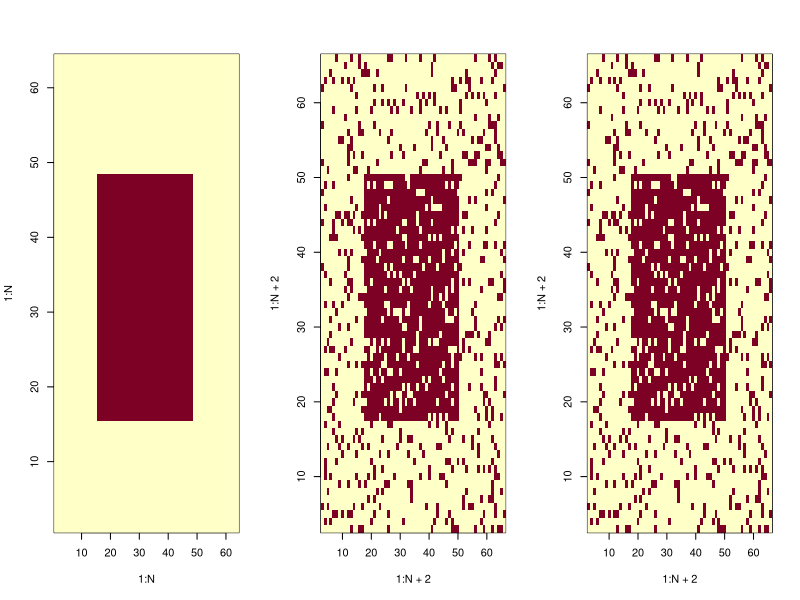
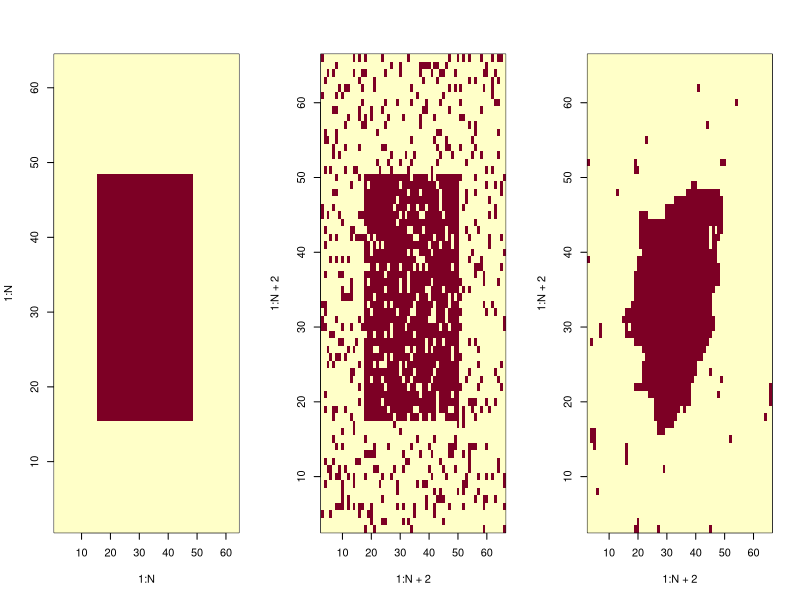
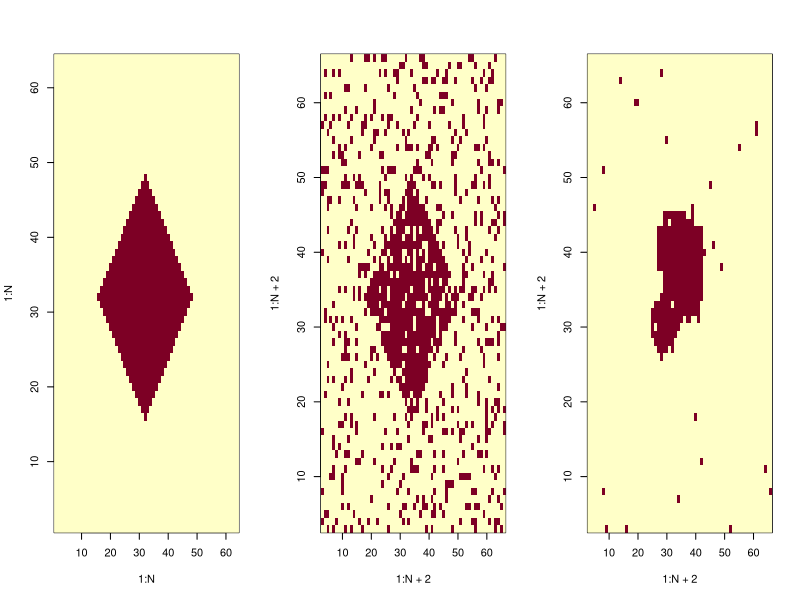
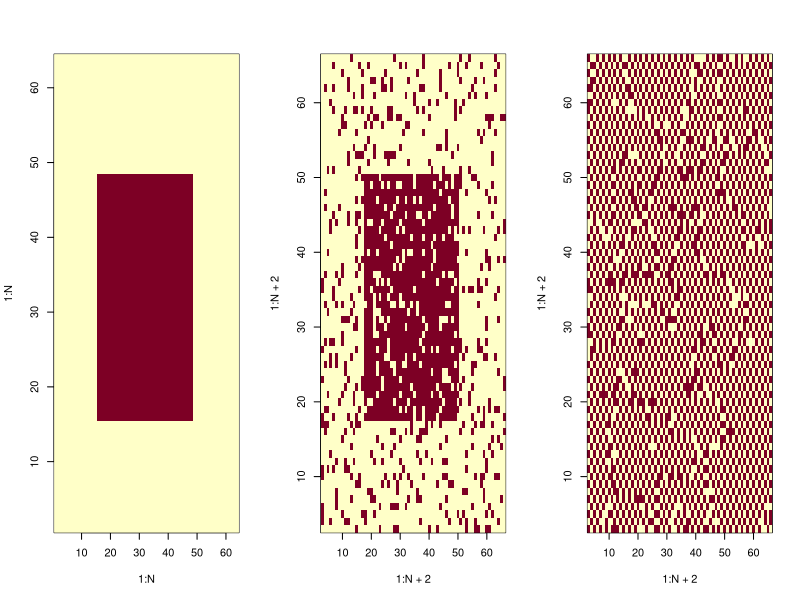
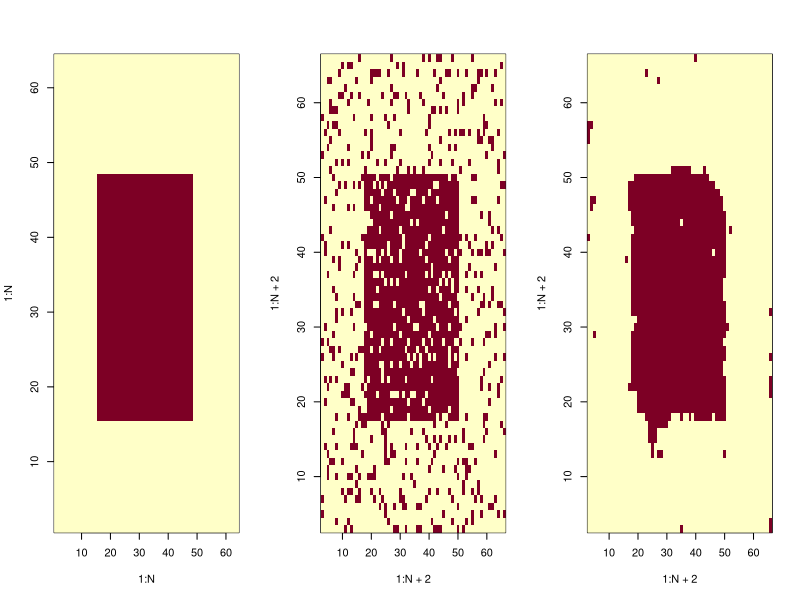
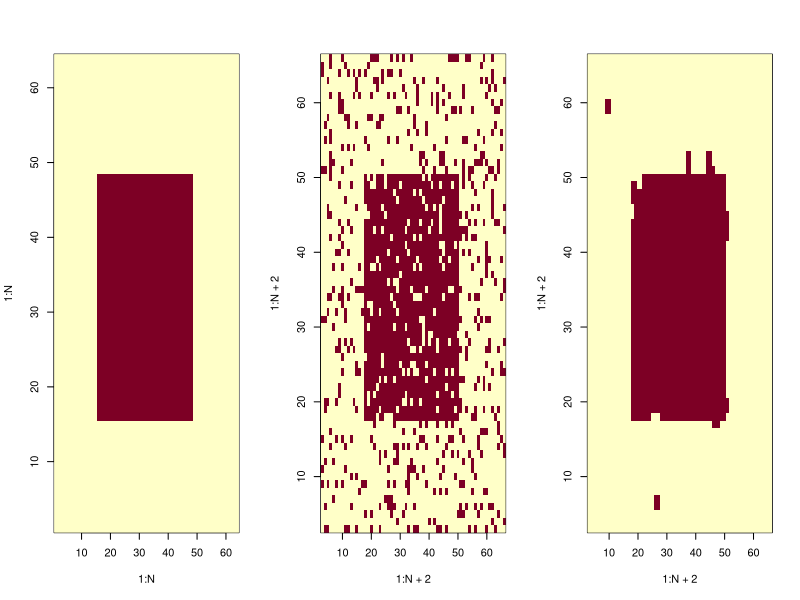
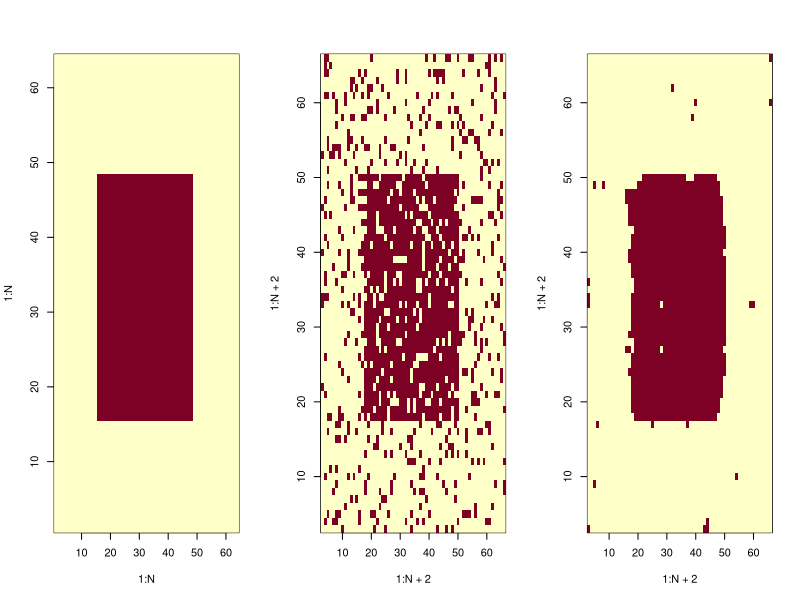
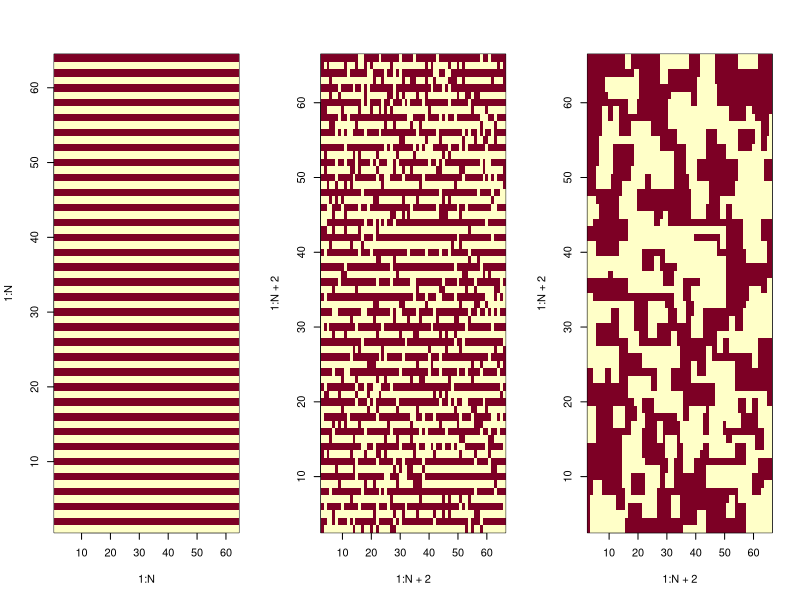

Write R code to recreate these figures, in order.
## ---- chunk 1
library(stats)
library(survival)
library(ggplot2)
## ---- chunk 2
bruiteur=function(image, br, p){
  #fonction qui revoit l'image donnée en argument par la même image mais bruitée par la méthode demandée "br"
  imgBr <- image
  N <- dim(image)[1]
  bruit <- 0
  p <- 0.15
  #----binomiale----
  if(br== "rbinom"){bruit <- matrix(2*rbinom(N^2,1,1-p)-1,nrow=N,ncol=N)}
  
  #----poisson----      #futurs bruitages différents possibles
  #----normale----
  
  imgBr <- image*bruit
  return(imgBr)
}#func

#================================================================================================================

imageGenerator=function(forme, N){
  #fonction permettant de générer une matrice-image de forme choisie, et de taille N*N
  
  img <- matrix(-1, nrow= N, ncol= N)
  
  #----rectangle----
  if(forme== "rectangle"){
    img[(N/4):(N*3/4),(N/4):(N*3/4)] <- 1}
  
  #----losange----
  if(forme== "losange"){
    for (i in 1:N){
      for (j in 1:N){
        img[i,j]=-1+2*(abs(i-j)<=N/4)*(abs(i+j-N)<=N/4)  
      }}#for#for
  }#if
  
  #----bandes horizontales----
  if(forme=="bande"){
    for (j in 1:(N/2)){ img[,2*j]=rep(1,N) }
  }#if
  
  #----bandes verticales----
  if(forme=="bandeV"){
    for (i in 1:(N/2)){ img[2*i,]=rep(1,N) }
  }#if
  
  return(img)
}#func

#================================================================================================================

correspondance=function(img0, img1, N){
  #fonction qui renvoit le pourcentage de correspondance entre deux images de mêmes tailles.
	
	nok <- 0 #nombre de pixels divergents
	
	for (i in (1:N)){
		for (j in (1:N)){
			if(img0[i,j] != img1[i,j]){nok <- nok+1}
		}#for
	}#for
	correspondance <- ((N^2)-nok)/(N^2)*100
	return(correspondance)
}#func
## ---- chunk 3
gibbsIsing = function(forme, N, p, B, beta, alpha, n){
  # fonction qui réalise l'échantilloneur de Gibbs, sur le modèle d'Ising, avec une image img1 bruitée à partir de img0, afin de restaurer cette image.
  
  #----création de l'image parfaite img0----
  img0 = imageGenerator(forme, N)
  #----création de l'image bruitée, avec ajout d'une bordure.
	img1 = matrix(0, nrow=N+2, ncol=N+2)
	img1[2:(N+1),2:(N+1)] = bruiteur(img0, "rbinom", p) 
	img2 = img1 #image tampon
  img3 = img1 #mémoire du bruit initiale
  
  for(k in 1:n){ #n parcours de pixels
    #----choix d'un site au hasard---
    i <- 1+ceiling(N*runif(1)) # indice entre 2 et N+1 pour éviter le contour
    j <- 1+ceiling(N*runif(1))
    
    #----changement de valeur au site choisi sur img2 (1 ou -1) pour représenter E en entier avec img1 et img2 (cas d'une image en noir et blanc)----
    img2[i,j] = -img1[i,j]
    
    #----voisinage----
    v = img1[i+1,j] + img1[i-1,j] + img1[i,j+1] + img1[i,j-1]
    
    #----potentiels (modele d'ising)----
    U1 = -B*img1[i,j]-img1[i,j]*(beta*v + alpha*img3[i,j])
    U2 = -B*img2[i,j]-img2[i,j]*(beta*v + alpha*img3[i,j])
    
    #----calcule de la proba conditionnelle locale----
    P <- exp(-U2)/(exp(-U1)+exp(-U2))
    
    if(runif(1)<= P){img1[i,j]= img2[i,j]}#on change la valeur du pixel
    else{img2[i,j] <- img1[i,j]} #on garde la valeur du pixel
  }#for
  
  #----affichage----
  par(mfrow=c(1,3))
  
  img3 <- img3[2:(N+1),2:(N+1)] #on retire les contours
	img1 <- img1[2:(N+1),2:(N+1)]
  
	image(1:N,1:N,img0)#image initiale
	image(1:N+2,1:N+2,img3)#image bruitée
	image(1:N+2,1:N+2,img1)#image restaurée
}
## ---- chunk 4
metropolisIsing=function(forme, N, p, B, beta, alpha, n){
	#fonction qui réalise l'algorithme de Metropolis sur une image bruitée img1 (à partir de img0), pour restaurer cette image.
	
	#----création de l'image parfaite img0----
	img0 = imageGenerator(forme, N)
	
	#----création d'une image auxiliaire img1, avec bord plus long et bruitage----
	img1 = matrix(0, nrow=N+2, ncol=N+2)
	img1[2:(N+1),2:(N+1)] = bruiteur(img0, "rbinom", p)
	img2 = img1 #image tampon
	img3 = img1 #mémoire du bruit initiale

	for(k in 1:n){ #n visites de pixels
	
		#----choix d'un pixel au hasard----
		i <- 1+ceiling(N*runif(1)) # indice entre 2 et N+1
		j <- 1+ceiling(N*runif(1))
		
		#----tirage nouvelle valeure candidate----
		img2[i,j] = -img1[i,j]
	
		#----voisinage----
		v = img1[i+1,j] + img1[i-1,j] + img1[i,j+1] + img1[i,j-1]
	
		#----potentiels----
		U1 = -B*img1[i,j]-img1[i,j]*(beta*v + alpha*img3[i,j])#potentiel actuel
		U2 = -B*img2[i,j]-img2[i,j]*(beta*v + alpha*img3[i,j])#potentiel candidat
	
		#----proba conditionnelle locale----
		dU = U2-U1
		p <- exp(-dU)
		
		if(runif(1)<=p){img1[i,j]= -img1[i,j]}#on change la valeur du pixel
		else{img2[i,j] <- img1[i,j]} #on garde la valeur du pixel
	}#for
	
	#----affichage----
	img3 <- img3[2:(N+1),2:(N+1)] #on retire le contour
	img1 <- img1[2:(N+1),2:(N+1)]
	
	par(mfrow=c(1,3))
	image(1:N,1:N,img0)#image initiale
	image(1:N+2,1:N+2,img3)#image bruitée
	image(1:N+2,1:N+2,img1)#image restaurée
	return(c("pourcentage de restauration par metropolisIsing", correspondance(img0,img1,N)))
  
}#func
## ---- chunk 5
metropolisIsing("rectangle", 64, 0.25, 0, 0.66, 5, 10^5)
## ---- chunk 6
metropolisIsing("rectangle", 64, 0.25, 0, 0.66, 0, 5*10^5)
metropolisIsing("losange", 64, 0.25, 0, 0.66, 0, 5*10^5)
## ---- chunk 7
metropolisIsing("rectangle", 64, 0.25, 0, -0.66, 0.33, 10^5)
## ---- chunk 8
metropolisIsing("rectangle", 64, 0.25, 0, 0.66, 0.33, 10^5)
## ---- chunk 9
recuitSimule=function(forme, N, p, B, beta, alpha, n){
	#fonction qui réalise l'algorithme de recuit simulé, pour restaurer img1
	
	#----création de l'image parfaite img0----
	img0 = imageGenerator(forme, N)
	
	#----création d'une image auxiliaire img1, avec bordure et bruit----
	img1 = matrix(0, nrow=N+2, ncol=N+2)
	img1[2:(N+1),2:(N+1)] = bruiteur(img0, "rbinom", p)
	img2 = img1 #image tampon
	img3 = img1 #mémoire du bruit initiale

	for(k in 1:n){ #n visites de pixels
	  
	  T <- 1/log(k+1) #T tend lentement vers 0
	  
		#----choix d'un pixel au hasard----
		i <- 1+ceiling(N*runif(1)) # indice entre 2 et N+1
		j <- 1+ceiling(N*runif(1))
		
		#----tirage nouvelle valeure candidate----
		img2[i,j] = -img1[i,j]
	
		#----voisinage----
		v = img1[i+1,j] + img1[i-1,j] + img1[i,j+1] + img1[i,j-1]
	
		#----potentiels----
		U1 = -B*img1[i,j]-img1[i,j]*(beta*v + alpha*img3[i,j])#potentiel actuel
		U2 = -B*img2[i,j]-img2[i,j]*(beta*v + alpha*img3[i,j])#potentiel candidat
	
		#----probabilité conditionnelle locale, "recuite" à chaque itération----
		dU = U2-U1
		p <- exp(-dU/T)
		
		if(runif(1)<=p){img1[i,j]= -img1[i,j]}#changement
		else{img2[i,j] <- img1[i,j]} #inchangé
	}#for
	
	#----affichage----
	img3 <- img3[2:(N+1),2:(N+1)] #retire le contour
	img1 <- img1[2:(N+1),2:(N+1)]
	
	par(mfrow=c(1,3))
	image(1:N,1:N,img0)#image initiale
	image(1:N+2,1:N+2,img3)#image  bruitée
	image(1:N+2,1:N+2,img1)#image restaurée
	return(c("pourcentage de restauration par recuitSimule", correspondance(img0,img1,N)))
  
}#func
## ---- chunk 10
recuitSimule("rectangle", 64, 0.25, 0, 0.66, 0.33, 5*10^4)
metropolisIsing("rectangle", 64, 0.25, 0, 0.66, 0.33, 5*10^4)
## ---- chunk 11
recuitSimule("bande", 64, 0.25, 0, 0.66, 0.33, 5*10^4)
## ---- chunk 12
recuitSimule("bande", 64, 0.25, 0, -0.66, 0.33, 5*10^4)
## ---- chunk 13
restorStripe=function(forme, N, p, B, beta, alpha, n){
  #fonction de recuit simulé modifiée pour restaurer une image en bandes horizontales noir et blanche alternées, grâce à une 
  #disjonction de cas entre l'horizontale et la verticale pour les calculs de potentiel.
  
  energiehv=function(img){
    #fonction qui renvoie, dans un tuple, les sommes des doubles produits sur les lignes, et sur les colonnes. Le résultats sert 
    #au calcul des betah et betav
    eligne=0
    ecolonne=0
    for (i in 1:N) {for (j in 1:(N-1)){eligne=eligne+img[i,j]*img[i,j+1]}}  #somme des doubles produits de ligne
    for (j in 1:N) {for (i in 1:(N-1)){ecolonne=ecolonne+img[i,j]*img[i+1,j]}}  #somme des doubles produits de colonne
    return(c(eligne,ecolonne))
  }#func
  
  
  #----img0, initiale----
  img0 = imageGenerator(forme, N)
  
  #----img1, avec bordure et bruit----
  img1 = matrix(0, nrow=N+2, ncol=N+2)
  img1[2:(N+1),2:(N+1)] = bruiteur(img0, "rbinom", p)
  img2 = img1 #tampon
  img3 = img1 #bruit initiale
  
  #----calcul des deux beta, horizontale et verticale----
  betah=2*energiehv(img1)[2]/(abs(energiehv(img1)[1])+abs(energiehv(img1)[2]))
  betav=2*energiehv(img1)[1]/(abs(energiehv(img1)[1])+abs(energiehv(img1)[2]))

	for(k in 1:n){ #n visites de pixels
	  
	  T <- 1/log(n)
	  
		#----choix d'un pixel au hasard----
		i <- 1+ceiling(N*runif(1))
		j <- 1+ceiling(N*runif(1))
		
		#----tirage nouvelle valeure candidate----
		img2[i,j] = -img1[i,j]
	
    #----calcule du voisinage séparément entre horizontale (Vh) et verticale (Vv)
    Vh <- img1[i-1,j]+img1[i+1,j]
    Vv <- img1[i,j-1]+img1[i,j+1]
	
		#----potentiels----
		U1 = -B*img1[i,j]-img1[i,j]*(betah*Vh + betav*Vv + alpha*img3[i,j])#potentiel actuel
		U2 = -B*img2[i,j]-img2[i,j]*(betah*Vh + betav*Vv + alpha*img3[i,j])#potentiel candidat
	
		#----test----
		dU = U2-U1
		p <- exp(-dU/T)
		
		if(runif(1)<=p){img1[i,j]= -img1[i,j]}#changé
		else{img2[i,j] <- img1[i,j]} #inchangé
	}#for
  
  
  #----affichage----
  img3 <- img3[2:(N+1),2:(N+1)] 
  img1 <- img1[2:(N+1),2:(N+1)]
  par(mfrow=c(1,3))
  image(1:N,1:N,img0)#image initiale
  image(1:N+2,1:N+2,img3)#image bruitée
  image(1:N+2,1:N+2,img1)#image restaurée
  
  return(c("pourcentage de restauration par restorStripe",correspondance(img0,img1,N),"betah",betah,"betav",betav))
  
}#func
## ---- chunk 14
restorStripe("bande",64,0.25,0,0.66,0.33,5*10^4)
## ---- chunk 15
restorStripe("bandeV",64,0.25,0,0.66,0.33,5*10^4)
## ---- chunk 16
restorStripe("rectangle",64,0.25,0,0.66,0.33,5*10^4)
restorStripe("losange",64,0.25,0,0.66,0.33,5*10^4)
## ---- chunk 17

Vstar=function(img, N, i, j, L){
  #fonction qui calcule le voisinage du pixel (i,j), selon le modèle de voisinage en étoile variable.
  
  vbranch=function(img, N, is, js, iv, jv, L){
	  #L détermine la longueur maximale d'une branche
	  #(iv, jv) appartient à [(0,1),(0,-1),(1,0),(-1,0)], c'est ce qui donne le sens de la branche à partir de s

	  v = c() #branche finale
	  vl = c() #branche brute
	  if(is<1 | is>N | js<1 | js>N){return("les coordonnées données sont en dehors de l'image")}

	  #----récupération des L sites de la branche potentielles sans condition----
	  for(k in(1:L)){
		  i <- is+k*iv
		  j <- js+k*jv
		  if(i>=1 && i<=N){ if(j>=1 && j<=N){ #teste si les coordonnées du candidat sont dans l'image
			  vl <- c(vl,img[i,j])
		  }}#if&if
	  }#for
	  if(is.null(vl[1])){return(0)} #si on est sur le bord
	
	  #----épuration selon la condition de valeur de site----
	  lead <- vl[1] #base de la branche, à côté du site
	  for(k in 1:length(vl)){ #parcours les L sites
		  if(vl[k]==lead){ v <- c(v,vl[k]) }#condition pour faire partie de la branche.
	  }#for
	
	  return(length(v)*lead) #"poid" de la branche. length(v) fait office de facteur, comme beta classiquement
  }#func
  
  #somme des quatre branches
	s <- 0
	s <- s + vbranch(img, N, i, j, -1, 0, L)
	s <- s + vbranch(img, N, i, j, 1, 0, L)
	s <- s + vbranch(img, N, i, j, 0, -1, L)
	s <- s + vbranch(img, N, i, j, 0, 1, L)
	return(s)
}#func
## ---- chunk 18
recuitSimule_Vstar=function(forme, N, p, B, beta, alpha, n, L){
	#fonction qui réalise l'algorithme de recuit, mais dont le calcul de voisinage se faite selon le modèle en étoile variable.
	
	#----image parfaite img0----
	img0 = imageGenerator(forme, N)
	
	#----image auxiliaire img1, avec bordure et bruitage----
	img1 = matrix(0, nrow=N+2, ncol=N+2)
	img1[2:(N+1),2:(N+1)] = bruiteur(img0, "rbinom", p)
	img2 = img1 #tampon
	img3 = img1 #bruit initiale

	for(k in 1:n){
	  
	  T <- 1/log(k+1)
	  
		#----choix d'un pixel au hasard----
		i <- 1+ceiling(N*runif(1))
		j <- 1+ceiling(N*runif(1))
		
		#----tirage nouvelle valeure candidate----
		img2[i,j] = -img1[i,j]
	
		#----voisinage selon le modèle en étoile----
	  v = Vstar(img1, N+2, i, j, L)
		
		#----potentiels----
		U1 = -B*img1[i,j]-img1[i,j]*(beta*v + alpha*img3[i,j])#potentiel actuel
		U2 = -B*img2[i,j]-img2[i,j]*(beta*v + alpha*img3[i,j])#potentiel candidat
	
		#----test----
		dU = U2-U1
		p <- exp(-dU/T)
		
		if(runif(1)<=p){img1[i,j]= -img1[i,j]}#changé
		else{img2[i,j] <- img1[i,j]} #inchangé
	}#for
	
	#----affichage----
	img3 <- img3[2:(N+1),2:(N+1)] #on retire le contour
	img1 <- img1[2:(N+1),2:(N+1)]
	
	par(mfrow=c(1,3))
	image(1:N,1:N,img0)#image initiale
	image(1:N+2,1:N+2,img3)#image  bruitée
	image(1:N+2,1:N+2,img1)#image restaurée
	
	return(correspondance(img0, img1, N))
  
}#func

## ---- chunk 19
smartStop=function(forme, N, p, B, beta, alpha, S){
	#fonction qui réalise l'algorithme de recuit simulé avec pour condition d'arrêt faire S itérations successives sans changement de valeur.
	
	#----création de l'image parfaite img0----
	img0 = imageGenerator(forme, N)
	
	#----création d'une image auxiliaire img1, avec bord plus long et bruitage----
	img1 = matrix(0, nrow=N+2, ncol=N+2)
	img1[2:(N+1),2:(N+1)] = bruiteur(img0, "rbinom", p)
	img2 = img1 #image tampon
	img3 = img1 #mémoire du bruit initiale
	
  X<-0 #nombre d'itérations consécutives sans changement de spin
  it<-0 #compteur
  
  while(X<=S) { 
	  
    it <- it+1
	  T <- 1/log(it+1) #T tend vers 0
	  
		#----choix d'un pixel au hasard----
		i <- 1+ceiling(N*runif(1)) # indice entre 2 et N+1
		j <- 1+ceiling(N*runif(1))
		
		#----tirage nouvelle valeure candidate----
		img2[i,j] = -img1[i,j]
	
		#----voisinage----
	  v = Vstar(img1, N+2, i, j, 5) # L arbitrairement fixé à 5
		
		#----potentiels----
		U1 = -B*img1[i,j]-img1[i,j]*(beta*v + alpha*img3[i,j])#potentiel actuel
		U2 = -B*img2[i,j]-img2[i,j]*(beta*v + alpha*img3[i,j])#potentiel candidat
	
		#----test----
		dU = U2-U1
		p <- exp(-dU/T)
		
		if(runif(1)<=p){#on change la valeur du pixel
		  img1[i,j]= -img1[i,j]
		  X <- 0} #on a changé un pixel, retour à la case départ
		  
		else{
		  img2[i,j] <- img1[i,j]
		  X <- X+1} #on garde la valeur du pixel
	}#for
	
	#----RETURN----
	img1 <- img1[2:(N+1),2:(N+1)]
	corresp <- correspondance(img0, img1, N)
	return(c(corresp,it)) #(pourcentage de restauration, nombre d'itérations nécessaires)
  
}#func
## ---- chunk 20
disp_smartStop=function(forme, N, p, B, beta, alpha, S, pas){
  
  plage = seq(pas,S,pas) #plage S des tirages successifs sans changement
  l = length(plage)
  corresp = c(1:l) #stock des pourcentages de restauration
  iter = c(1:l) #stock des quantités d'itérations
  
  for( ss in plage){
    result = smartStop(forme, N, p, B, beta, alpha, ss)
    corresp[ss/pas] <- result[1]
    iter[ss/pas] <- result[2]

  }#for
  
  rev <- data.frame(plage_evaluation=plage, correspondance=corresp, nombre_iteration=iter )

  ggplot(data = rev, aes(x="largeur de la plage S",y="nombre d'itération n"))+geom_line()+geom_point() 
    # + geom_smooth()  
  print(rev)
}#func
## ---- chunk 21
disp_smartStop("rectangle", 64, 0.25, 0, 0.66, 0.33, 2000, 200)
## ---- chunk 22
smartStopLight=function(forme, N, p, B, beta, alpha, S, prcm){

	img0 = imageGenerator(forme, N)
	img1 = matrix(0, nrow=N+2, ncol=N+2)
	img1[2:(N+1),2:(N+1)] = bruiteur(img0, "rbinom", p)
	img2 = img1 #image tampon
	img3 = img1 #mémoire du bruit initiale
  X<-0 #nombre d'itérations consécutives sans changement de spin
  Y <- 0 #nombre de changements de spin, remis à 0 dès que Y==m.
  m <- prcm*S #nombre d'erreurs tolérées
  it<-0 #compteur d'itération général
  while(X<=S) { 
    it <- it+1
	  T <- 1/log(it+1) #T tend vers 0
		i <- 1+ceiling(N*runif(1)) # indice entre 2 et N+1
		j <- 1+ceiling(N*runif(1))
		img2[i,j] = -img1[i,j]
	  v = Vstar(img1, N+2, i, j, 5) # L arbitrairement fixé à 5
		U1 = -B*img1[i,j]-img1[i,j]*(beta*v + alpha*img3[i,j])#potentiel actuel
		U2 = -B*img2[i,j]-img2[i,j]*(beta*v + alpha*img3[i,j])#potentiel candidat
		dU = U2-U1
		p <- exp(-dU/T)
		if(runif(1)<=p){#on change la valeur du pixel
		  img1[i,j]= -img1[i,j]
		  Y <- Y+1
		  if(Y==m+1){ #dépassement du cota de changement de valeur m
		    X <- 0
		    Y <- 0}
		  else{X <- X+1}
		}#if 
		else{ #on garde la valeur du pixel
		  img2[i,j] <- img1[i,j]
		  X <- X+1} 
	}#for
	
	#----RETURN----
	img1 <- img1[2:(N+1),2:(N+1)]
	corresp <- correspondance(img0, img1, N)
	return(c(corresp,it)) #(pourcentage de restauration, nombre d'itérations nécessaires)
}#func

#smartStopLight("rectangle", 64,0.25, 0, 2/3, 1/3, 500, 15)
## ---- chunk 23
disp_smartStopLight=function(forme, N, p, B, beta, alpha, S, pas, prcm){
  
  plage = seq(pas,S,pas) #plage S des tirages successifs sans changement
  l = length(plage)
  error = c(1:l) #stock du nombre d'erreurs maximal accepté
  corresp = c(1:l) #stock des pourcentages de restauration
  iter = c(1:l) #stock des quantités d'itérations
  
  for( ss in plage){
    #m = prcm*ss
    result = smartStopLight(forme, N, p, B, beta, alpha, ss, prcm)
    error[ss/pas] <- prcm*ss #nombre d'erreurs tolérées 
    corresp[ss/pas] <- result[1]
    iter[ss/pas] <- result[2]

  }#for
  
  rev <- data.frame(plage_evaluation=plage, correspondance=corresp, nombre_iteration=iter, erreur_maximal=error)

  ggplot(data = rev, aes(x="largeur de la plage",y="nombre d'itération"))+geom_line()+geom_point() 
    # + geom_smooth()  
  print(rev)
}#func
## ---- chunk 24
disp_smartStopLight("rectangle", 64, 0.25, 0, 0.66, 0.33, 2000, 200, 0.01)
## ---- chunk 25
ICM=function(forme, N, p, B, beta, alpha, n){
	#fonction qui réalise l'algorithme d'ICM, pour restaurer img1
	
	#----création de l'image parfaite img0----
	img0 = imageGenerator(forme, N)
	
	#----création d'une image auxiliaire img1, avec bordure et bruit----
	img1 = matrix(0, nrow=N+2, ncol=N+2)
	img1[2:(N+1),2:(N+1)] = bruiteur(img0, "rbinom", p)
	img2 = img1 #image tampon
	img3 = img1 #mémoire du bruit initiale

	for(k in 1:n){ #n visites de pixels
	  
		#----choix d'un pixel au hasard----
		i <- 1+ceiling(N*runif(1)) # indice entre 2 et N+1
		j <- 1+ceiling(N*runif(1))
		
		#----tirage nouvelle valeure candidate----
		img2[i,j] = -img1[i,j]
	
		#----voisinage----
		v = img1[i+1,j] + img1[i-1,j] + img1[i,j+1] + img1[i,j-1]
	
		#----potentiels----
		U1 = -B*img1[i,j]-img1[i,j]*(beta*v + alpha*img3[i,j])#potentiel actuel
		U2 = -B*img2[i,j]-img2[i,j]*(beta*v + alpha*img3[i,j])#potentiel candidat
	
		#----probabilité conditionnelle locale, "recuite" à chaque itération----
		
		if(U1>U2){img1[i,j]= -img1[i,j]}#le changement proposé fait diminuer le potentiel local, on l'accept
		else{img2[i,j] <- img1[i,j]} #le changement proposé fait augmenter le potentiel local, on le refuse
	}#for
	
	#----affichage----
	img3 <- img3[2:(N+1),2:(N+1)] #retire le contour
	img1 <- img1[2:(N+1),2:(N+1)]
	
	return(correspondance(img0,img1,N))
  
}#func
## ---- chunk 26
metropolisIsing_return=function(forme, N, p, B, beta, alpha, n){
	#MEtropolisIsing sans affichage d'image, pour le test de vitesse
	
	#----création de l'image parfaite img0----
	img0 = imageGenerator(forme, N)
	
	#----création d'une image auxiliaire img1, avec bord plus long et bruitage----
	img1 = matrix(0, nrow=N+2, ncol=N+2)
	img1[2:(N+1),2:(N+1)] = bruiteur(img0, "rbinom", p)
	img2 = img1 #image tampon
	img3 = img1 #mémoire du bruit initiale

	for(k in 1:n){ #n visites de pixels
	
		#----choix d'un pixel au hasard----
		i <- 1+ceiling(N*runif(1)) # indice entre 2 et N+1
		j <- 1+ceiling(N*runif(1))
		
		#----tirage nouvelle valeure candidate----
		img2[i,j] = -img1[i,j]
	
		#----voisinage----
		v = img1[i+1,j] + img1[i-1,j] + img1[i,j+1] + img1[i,j-1]
	
		#----potentiels----
		U1 = -B*img1[i,j]-img1[i,j]*(beta*v + alpha*img3[i,j])#potentiel actuel
		U2 = -B*img2[i,j]-img2[i,j]*(beta*v + alpha*img3[i,j])#potentiel candidat
	
		#----proba conditionnelle locale----
		dU = U2-U1
		p <- exp(-dU)
		
		if(runif(1)<=p){img1[i,j]= -img1[i,j]}#on change la valeur du pixel
		else{img2[i,j] <- img1[i,j]} #on garde la valeur du pixel
	}#for
	
	#----affichage----
	img3 <- img3[2:(N+1),2:(N+1)] #on retire le contour
	img1 <- img1[2:(N+1),2:(N+1)]
	
	return(correspondance(img0,img1,N))
  
}#func
## ---- chunk 27
recuitSimule_return=function(forme, N, p, B, beta, alpha, n){
	#fonction qui réalise l'algorithme de recuit simulé, pour restaurer img1
	
	#----création de l'image parfaite img0----
	img0 = imageGenerator(forme, N)
	
	#----création d'une image auxiliaire img1, avec bordure et bruit----
	img1 = matrix(0, nrow=N+2, ncol=N+2)
	img1[2:(N+1),2:(N+1)] = bruiteur(img0, "rbinom", p)
	img2 = img1 #image tampon
	img3 = img1 #mémoire du bruit initiale

	for(k in 1:n){ #n visites de pixels
	  
	  T <- 1/log(k+1) #T tend lentement vers 0
	  
		#----choix d'un pixel au hasard----
		i <- 1+ceiling(N*runif(1)) # indice entre 2 et N+1
		j <- 1+ceiling(N*runif(1))
		
		#----tirage nouvelle valeure candidate----
		img2[i,j] = -img1[i,j]
	
		#----voisinage----
		v = img1[i+1,j] + img1[i-1,j] + img1[i,j+1] + img1[i,j-1]
	
		#----potentiels----
		U1 = -B*img1[i,j]-img1[i,j]*(beta*v + alpha*img3[i,j])#potentiel actuel
		U2 = -B*img2[i,j]-img2[i,j]*(beta*v + alpha*img3[i,j])#potentiel candidat
	
		#----probabilité conditionnelle locale, "recuite" à chaque itération----
		dU = U2-U1
		p <- exp(-dU/T)
		
		if(runif(1)<=p){img1[i,j]= -img1[i,j]}#changement
		else{img2[i,j] <- img1[i,j]} #inchangé
	}#for
	
	#----affichage----
	img3 <- img3[2:(N+1),2:(N+1)] #retire le contour
	img1 <- img1[2:(N+1),2:(N+1)]
	
	return(correspondance(img0,img1,N))
  
}#func
## ---- chunk 28
disp_generalSpeedTest=function(forme, N, p, B, beta, alpha, nn, pas){
  
  iteration = seq(pas,nn,pas) #plage S des tirages successifs sans changement
  l = length(iteration) #nombre de test que l'on va réaliser
  corresp_metro = c(1:l) #stock des pourcentages de restauration pour Metropolis
  corresp_ICM = c(1:l) #stock des pourcentages de restauration pour ICM
  corresp_recuit = c(1:l) #// pour le recuit simulé
  
  for( n in iteration){
    corresp_metro[n/pas] <- metropolisIsing_return(forme, N, p, B, beta, alpha, n)
    corresp_recuit[n/pas] <- recuitSimule_return(forme, N, p, B, beta, alpha, n)
    corresp_ICM[n/pas] <- ICM(forme, N, p, B, beta, alpha, n)
  }#for
  
  rev <- data.frame(nombre_iteration=iteration, restauration_Metropolis=corresp_metro, restauration_recuit=corresp_recuit, restauration_ICM=corresp_ICM)

  ggplot(data = rev, aes(x="largeur de la plage",y="nombre d'itération"))+geom_line()+geom_point() 
    # + geom_smooth()  
  print(rev)
}#func
## ---- chunk 29
disp_generalSpeedTest("rectangle",64,0.25,0,0.66,0.33,10^5,10^4)
